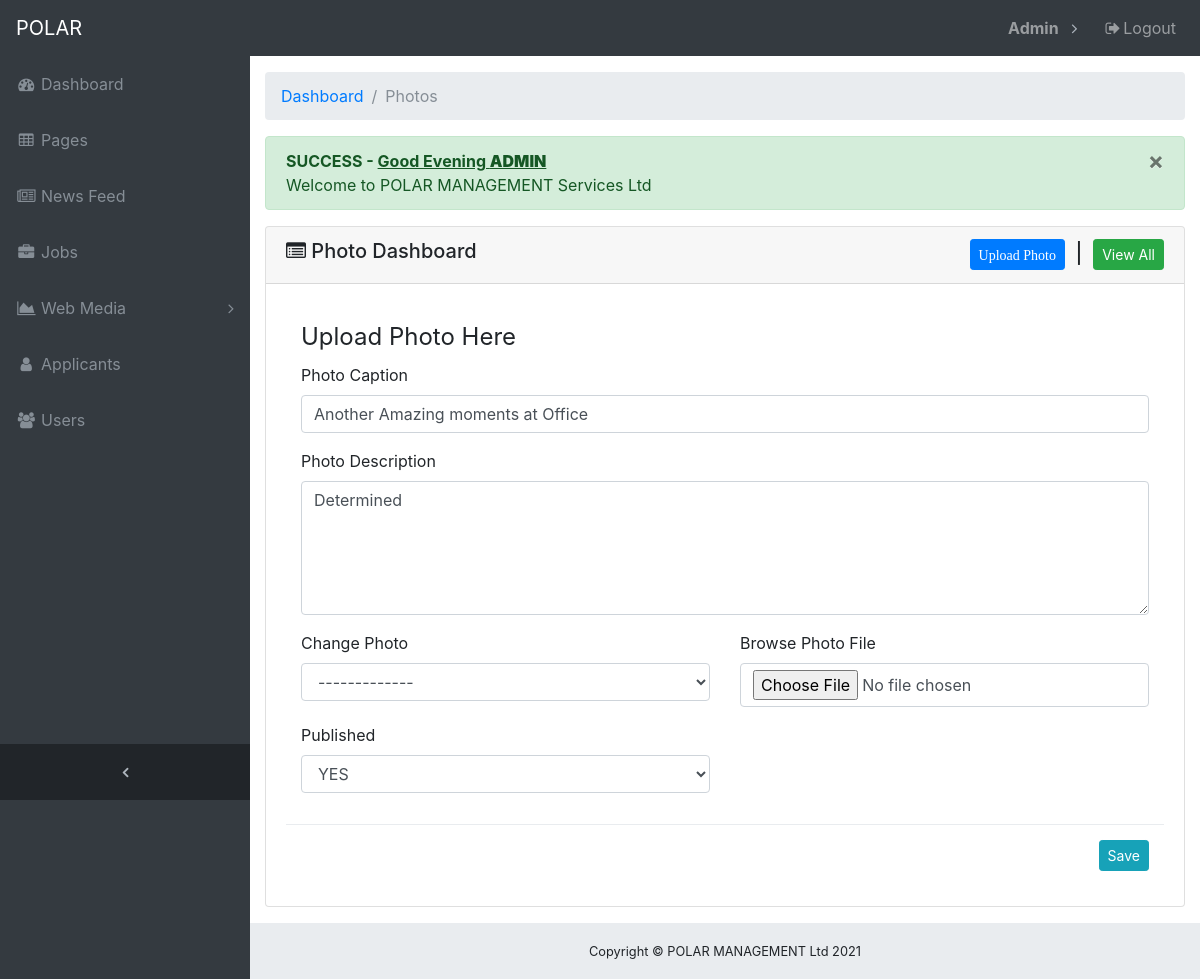
Page /polar-web/web-admin/photos.php?pg=2 (signed in) on the committed database.
### tables this page shows
CREATE TABLE `users` (
  `id` int(11) NOT NULL,
  `username` varchar(20) NOT NULL,
  `email` varchar(100) NOT NULL,
  `password` varchar(100) NOT NULL,
  `full_names` varchar(100) NOT NULL,
  `last_visit` datetime DEFAULT NULL
);

CREATE TABLE `photos` (
  `id` bigint(20) NOT NULL,
  `caption` varchar(100) NOT NULL,
  `description` varchar(255) NOT NULL,
  `file` varchar(100) NOT NULL,
  `published` tinyint(1) NOT NULL DEFAULT '0',
  `date_created` datetime NOT NULL,
  `created_by` varchar(60) NOT NULL
);

### polar-web/web-admin/functions.php (called while the page is built, shortened)
<?php
$online=FALSE;
try {
    $db_user = $online==TRUE? "polar_admin":'root';
    $db_pass = $online==TRUE? "admin@2018":'root';
    $db_name = $online==TRUE? 'polar_db':'polar_db';
    $connection_string = "mysql:host=localhost;dbname=$db_name";
    $conn = new PDO($connection_string, $db_user, $db_pass,
                    array(PDO::ATTR_PERSISTENT => true, PDO::ATTR_ERRMODE => PDO::ERRMODE_EXCEPTION,
                            PDO::ATTR_DEFAULT_FETCH_MODE => PDO::FETCH_OBJ));
} catch (Exception $e) {
    $dbError = 'Caught exception: ' . $e->getMessage();
    exit($dbError);
}
function db_get_row($sql){
    global $conn;
    try{
        $r = $conn->query($sql);
        return $r ? $r->fetch(PDO::FETCH_OBJ) : FALSE;
    } catch (Exception $e) {
        $dbError = 'Caught exception: ' . $e->getMessage();
        log_message($dbError, 'danger');
    }
}
function view_message() {
    $val = isset($_SESSION['polar_db']->message) ? $_SESSION['polar_db']->message : NULL;
    return is_null($val)? FALSE:$val;
}
function get_active_user() {
   $id = $_SESSION['polar_db']->id;
   $sql='';
   if(isset($_SESSION['polar_db']->applicant_names)){
       $sql = "SELECT id, CONCAT_WS(' ', first_name, last_name) AS full_names, username, FROM applicant_info WHERE id='$id' ";
   }else{
       $sql = "SELECT id,  full_names, username, password FROM users WHERE id='$id' ";
   }
   $user = db_get_row($sql);
   return $user;
}

### polar-web/web-admin/photos.php (the view, shortened to what this page needs)
<?php require_once('functions.php'); ?>
<?php
    $page=(object)array(
            'title'=>'Photos',
            'caption'=>'Photo Dashboard',
            'uri'=>basename($_SERVER['PHP_SELF'])
        );
?>
<?php include ('header.php'); ?>
  <div class="content-wrapper">
    <div class="container-fluid">
      <ol class="breadcrumb">
        <li class="breadcrumb-item">
          <a href="index.php">Dashboard</a>
        </li>
        <li class="breadcrumb-item active">Photos</li>
      </ol>
      <?php echo view_message(); ?>
      <div class="card mb-3">
        <div class="card-header">
          <h5>
            <i class="fa fa-list-alt"></i> <?php echo $page->caption;?>
            <span class="pull-right">
              <a class="btn btn-sm btn-primary" data-id="-1" data-toggle="modal1" data-target="#photoModal1" href="photos.php?pg=-1" ><i class="fa fa-page"> Upload Photo</i></a>
              &nbsp;|&nbsp;
              <a class="btn btn-sm btn-success" href="photos.php" >View All</a>
            </span>
          </h5>
        </div>
        <div class="card-body">
          <div class="table-responsive">
            <?php
              if(isset($_REQUEST['pg'])){
                $id = intval($_REQUEST['pg']);
                $pg = $id>0? db_get_row("SELECT * FROM photos WHERE id='$id' "):FALSE;
                ?>
                <form method="post" action="formSubmit.php" enctype="multipart/form-data" >
                    <div class="modal-body">
                          <legend>Upload Photo Here</legend>
                            <div class="row">
                                <div class="col-md-12 col-12">
                                    <div class="form-group">
                                        <label for="caption" >Photo Caption</label>
                                        <input id="caption" name="caption" value="<?php echo isset($pg->caption)? $pg->caption:'';?>" type="text" class="form-control border-input" placeholder="Photo Caption" required />
                                    </div>
                                </div>
                            </div>
                            <div class="row">
                                <div class="col-md-12">
                                    <div class="form-group">
                                        <label for="description" >Photo Description</label>
                                        <textarea id="description" rows="5" name="description" class="form-control border-input" placeholder="Media Description" required /><?php echo isset($pg->description)? $pg->description:'';?></textarea>
                                    </div>
                                </div>
                            </div>
                            <div class="row">
                            <?php if(isset($pg->id)&&$pg->id>0) { ?>
                                <div class="col-md-6 col-12">
                                    <div class="form-group">
                                        <label for="change_pix" >Change Photo</label>
                                        <select id="change_pix" name="change_pix" class="form-control border-input" placeholder="" required >
                                            <option value="" > ------------- </option>
                                        </select>
                                    </div>
                                </div>
                            <?php } ?>
                                <div class="col-md-6 col-12">
                                    <div class="form-group">
                                        <label for="file" >Browse Photo File</label>
                                        <input id="file" name="file" value="" type="file" class="form-control border-input" placeholder="Media File" <?php echo isset($pg->id)&&$pg->id>0? '':'required'; ?> />
                                    </div>
                                </div>
                                <div class="col-md-6 col-12">
                                    <div class="form-group">
                                        <label for="published">Published</label>
                                        <select id="published" name="published" class="form-control border-input" placeholder="published" required >
                                            <option value="1" <?php echo isset($pg->published)&&$pg->published==1? 'selected':''; ?> > YES</option>
                                        </select>
                                    </div>
                                </div>
                            </div>
                    </div>
                    <div class="modal-footer">
                        <div class="left-side">
                            <input type="submit" class="btn btn-info btn-sm " value="Save" name="photo_entry" />
                        </div>
                    </div>
                </form>
                <?php
              }
            ?>
          </div>
        </div>
      </div>
      </div>
    </div>
<?php include ('footer.php'); ?>

### polar-web/web-admin/header.php (shortened to what this page needs)
<?php
  $active_user = get_active_user();
?>
<!DOCTYPE html>
<html lang="en">
<head>
  <link href="vendor/bootstrap/css/bootstrap.min.css" rel="stylesheet">
  <link href="vendor/font-awesome/css/font-awesome.min.css" rel="stylesheet" type="text/css">
  <link href="vendor/datatables/dataTables.bootstrap4.css" rel="stylesheet">
    <link href="css/sb-admin.css" rel="stylesheet">
</head>
<body class="fixed-nav sticky-footer bg-dark" id="page-top">
  <nav class="navbar navbar-expand-lg navbar-dark bg-dark fixed-top" id="mainNav">
    <a class="navbar-brand" href="index.php">POLAR</a>
    <div class="collapse navbar-collapse" id="navbarResponsive">
      <ul class="navbar-nav navbar-sidenav" id="exampleAccordion">
        <li class="nav-item" data-toggle="tooltip" data-placement="right" title="Dashboard">
          <a class="nav-link" href="index.php">
            <i class="fa fa-fw fa-dashboard"></i>
            <span class="nav-link-text">Dashboard</span>
          </a>
        </li>
        <li class="nav-item" data-toggle="tooltip" data-placement="right" title="Pages">
          <a class="nav-link" href="pages.php">
            <i class="fa fa-fw fa-table"></i>
            <span class="nav-link-text">Pages</span>
          </a>
        </li>
        <li class="nav-item" data-toggle="tooltip" data-placement="right" title="News Feed">
          <a class="nav-link" href="news.php">
            <i class="fa fa-fw fa-newspaper-o"></i>
            <span class="nav-link-text">News Feed</span>
          </a>
        </li>
        <li class="nav-item" data-toggle="tooltip" data-placement="right" title="Jobs">
          <a class="nav-link" href="jobs.php">
            <i class="fa fa-fw fa-briefcase"></i>
            <span class="nav-link-text">Jobs</span>
          </a>
        </li>
        <li class="nav-item" data-toggle="tooltip" data-placement="right" title="Web Media">
          <a class="nav-link nav-link-collapse collapsed" data-toggle="collapse" href="#media" data-parent="#exampleAccordion">
            <i class="fa fa-fw fa-area-chart"></i>
            <span class="nav-link-text">Web Media</span>
          </a>
        </li>
        <li class="nav-item" data-toggle="tooltip" data-placement="right" title="Applicants">
          <a class="nav-link" href="applicants.php">
            <i class="fa fa-fw fa-user"></i>
            <span class="nav-link-text">Applicants</span>
          </a>
        </li>
        <li class="nav-item" data-toggle="tooltip" data-placement="right" title="Users">
          <a class="nav-link" href="users.php">
            <i class="fa fa-fw fa-users"></i>
            <span class="nav-link-text">Users</span>
          </a>
        </li>
      </ul>
      <ul class="navbar-nav sidenav-toggler">
        <li class="nav-item">
          <a class="nav-link text-center" id="sidenavToggler">
            <i class="fa fa-fw fa-angle-left"></i>
          </a>
        </li>
      </ul>
      <ul class="navbar-nav ml-auto">
        <li class="nav-item dropdown">
          <a class="nav-link dropdown-toggle" id="alertsDropdown" href="#" data-toggle="dropdown" >
            <b class=""><?php echo $active_user->full_names; ?></b>
          </a>
        </li>
        <li class="nav-item">
          <a class="nav-link" data-toggle="modal" data-target="#exampleModal">
            <i class="fa fa-fw fa-sign-out"></i>Logout</a>
        </li>
    </div>
  </nav>

### polar-web/web-admin/css/sb-admin.css (style rules this page uses)
html { position: relative; min-height: 100%; }
body { overflow-x: hidden; }
body.sticky-footer { margin-bottom: 56px; }
body.sticky-footer .content-wrapper { min-height: calc(100vh - 56px - 56px); }
body.fixed-nav { padding-top: 56px; }
.content-wrapper { min-height: calc(100vh - 56px); padding-top: 1rem; }
#mainNav .navbar-collapse { overflow: auto; max-height: 75vh; }
#mainNav .navbar-collapse .navbar-nav .nav-item .nav-link { cursor: pointer; }
#mainNav .navbar-collapse .navbar-sidenav .nav-link-collapse:after { float: right; content: '\f107'; font-family: 'FontAwesome'; }
#mainNav .navbar-collapse .navbar-sidenav .nav-link-collapse.collapsed:after { content: '\f105'; }
#mainNav .navbar-collapse .sidenav-toggler { display: none; }
#mainNav .navbar-collapse .navbar-nav > .nav-item.dropdown > .nav-link { position: relative; min-width: 45px; }
#mainNav .navbar-collapse .navbar-nav > .nav-item.dropdown > .nav-link:after { float: right; width: auto; content: '\f105'; border: none; font-family: 'FontAwesome'; }
@media (min-width: 992px) { #mainNav .navbar-brand { width: 250px; } }
@media (min-width: 992px) { #mainNav .navbar-collapse { overflow: visible; max-height: none; } }
@media (min-width: 992px) { #mainNav .navbar-collapse .navbar-sidenav { position: absolute; top: 0; left: 0; overflow-x: hidden; overflow-y: auto; -webkit-flex-direction: column; -ms-flex-direction: column; flex-direction: column; margin-top: 56px; } }
@media (min-width: 992px) { #mainNav .navbar-collapse .navbar-sidenav > .nav-item { width: 250px; padding: 0; } }
@media (min-width: 992px) { #mainNav .navbar-collapse .navbar-sidenav > .nav-item > .nav-link { padding: 1em; } }
@media (min-width: 992px) { #mainNav .navbar-collapse .navbar-nav > .nav-item.dropdown > .nav-link { min-width: 0; } }
@media (min-width: 992px) { #mainNav .navbar-collapse .navbar-nav > .nav-item.dropdown > .nav-link:after { width: 24px; text-align: center; } }
#mainNav.fixed-top .sidenav-toggler { display: none; }
@media (min-width: 992px) { #mainNav.fixed-top .navbar-sidenav { height: calc(100vh - 112px); } }
@media (min-width: 992px) { #mainNav.fixed-top .sidenav-toggler { position: absolute; top: 0; left: 0; display: flex; overflow-x: hidden; overflow-y: auto; -webkit-flex-direction: column; -ms-flex-direction: column; flex-direction: column; margin-top: calc(100vh - 56px); } }
@media (min-width: 992px) { #mainNav.fixed-top .sidenav-toggler > .nav-item { width: 250px; padding: 0; } }
@media (min-width: 992px) { #mainNav.fixed-top .sidenav-toggler > .nav-item > .nav-link { padding: 1em; } }
#mainNav.fixed-top.navbar-dark .sidenav-toggler { background-color: #212529; }
#mainNav.fixed-top.navbar-dark .sidenav-toggler a i { color: #adb5bd; }
.content-wrapper { overflow-x: hidden; background: white; }
@media (min-width: 992px) { .content-wrapper { margin-left: 250px; } }
#sidenavToggler i { font-weight: 800; }
#mainNav.navbar-dark .navbar-collapse .navbar-sidenav .nav-link-collapse:after { color: #868e96; }
#mainNav.navbar-dark .navbar-collapse .navbar-sidenav > .nav-item > .nav-link { color: #868e96; }
#mainNav.navbar-dark .navbar-collapse .navbar-nav > .nav-item.dropdown > .nav-link:after { color: #adb5bd; }
@media (min-width: 992px) { #mainNav.navbar-dark .navbar-collapse .navbar-sidenav { background: #343a40; } }

### rows in the picture
users: full_names "Admin"
photos: caption "Another Amazing moments at Office", description "Determined", published "YES"

### other values in the picture
view_message() "× SUCCESS - Good Evening ADMIN Welcome to POLAR MANAGEMENT Services Ltd"
$page->caption "Photo Dashboard"
